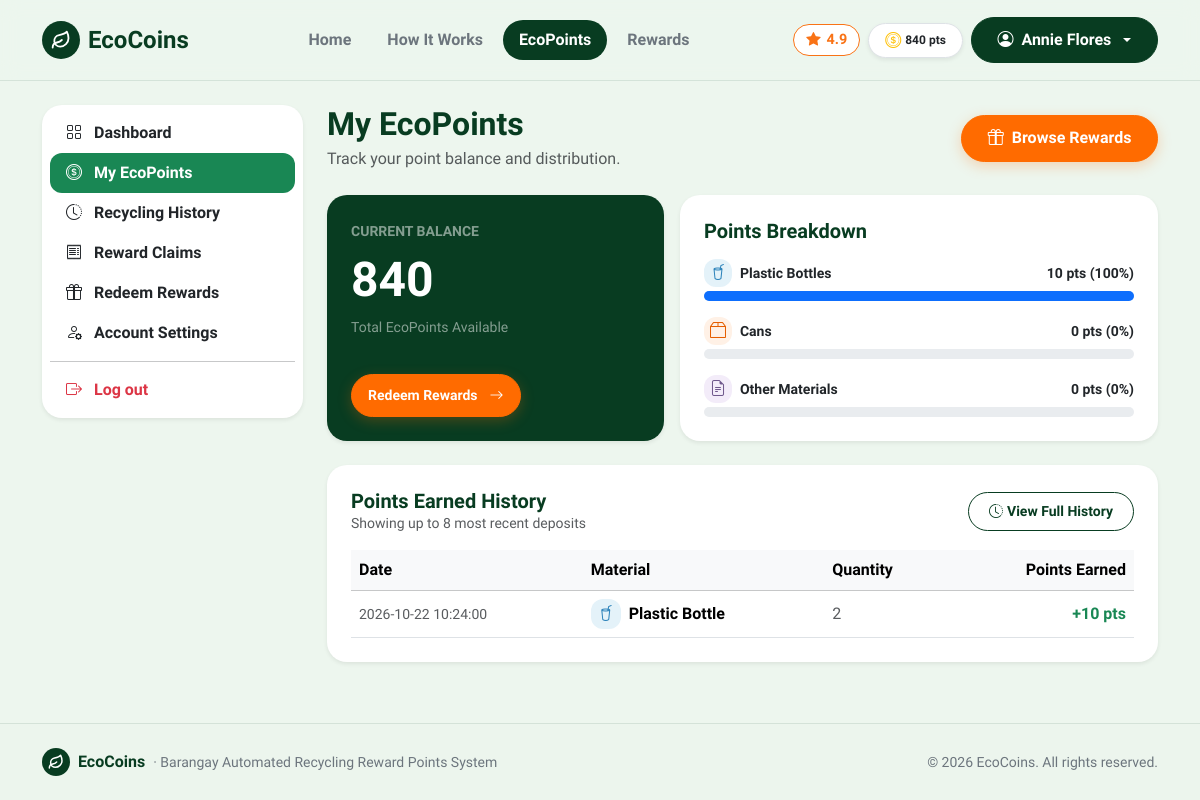
Before: /ecopoints (signed in) with the older database file.
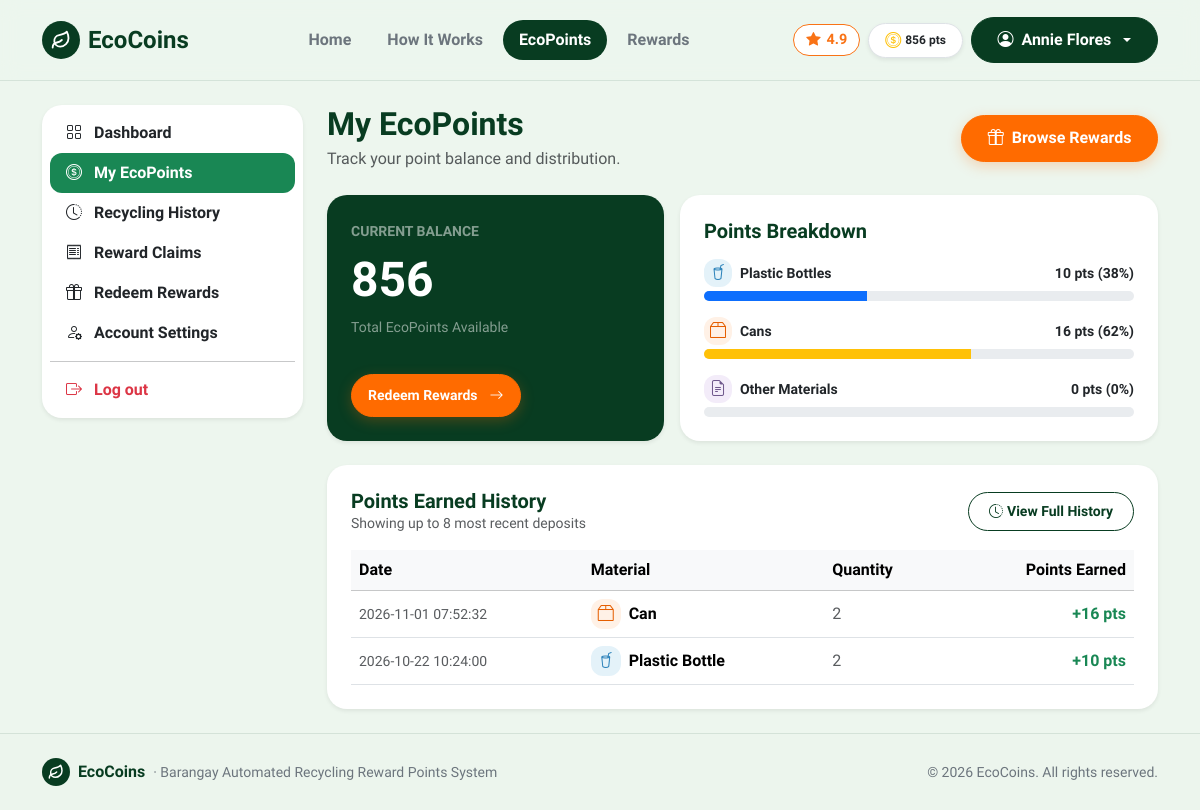
After: the same page with the newer database file.
### tables this page shows
CREATE TABLE users (
    id INTEGER PRIMARY KEY AUTOINCREMENT,
    full_name TEXT NOT NULL,
    email TEXT NOT NULL UNIQUE,
    password TEXT NOT NULL,
    role TEXT DEFAULT 'resident',
    qr_code TEXT NOT NULL UNIQUE,
    points INTEGER DEFAULT 0,
    created_at TEXT
, status TEXT DEFAULT 'active');

CREATE TABLE transactions (
        id INTEGER PRIMARY KEY AUTOINCREMENT,
        user_id INTEGER NOT NULL,
        material_id INTEGER,
        material_name TEXT NOT NULL,
        quantity INTEGER NOT NULL,
        points_earned INTEGER NOT NULL,
        receipt_no TEXT NOT NULL,
        created_at TEXT
    );

### route.py (the view)
    @app.route('/ecopoints')
    def ecopoints():
        user = get_current_user()
        if user and user['role'] == 'staff':
            return redirect(url_for('staff'))
        if user and user['role'] == 'admin':
            return redirect(url_for('admin'))
        if not user:
            return redirect(url_for('login'))
        conn = get_db()
        cur = conn.cursor()
        user_txs = [dict(r) for r in cur.execute("SELECT * FROM transactions WHERE user_id = ? ORDER BY created_at DESC", (user['id'],)).fetchall()]
        conn.close()
        bottle_points = 0
        can_points = 0
        other_points = 0
        for t in user_txs:
            name = t.get('material_name', '').lower()
            pts = int(t.get('points_earned', 0))
            if 'bottle' in name or 'plastic' in name:
                bottle_points += pts
            elif 'can' in name:
                can_points += pts
            else:
                other_points += pts
        total = max(1, bottle_points + can_points + other_points)
        bottle_pct = round((bottle_points / total) * 100)
        can_pct = round((can_points / total) * 100)
        other_pct = round((other_points / total) * 100)
        return render_template(
            'ecopoints.html',
            active_page='ecopoints',
            user_transactions=user_txs,
            bottle_points=bottle_points,
            can_points=can_points,
            other_points=other_points,
            bottle_pct=bottle_pct,
            can_pct=can_pct,
            other_pct=other_pct
        )

### app.py (called while the page is built)
@app.context_processor
def inject_user():
    return {'current_user': get_current_user()}

### db.py (called while the page is built)
def get_db():
    conn = sqlite3.connect(DB_PATH)
    conn.row_factory = sqlite3.Row
    return conn

def get_current_user():
    user_id = session.get('user_id')
    if not user_id:
        return None
    conn = get_db()
    cur = conn.cursor()
    row = cur.execute("SELECT * FROM users WHERE id = ?", (user_id,)).fetchone()
    conn.close()
    return dict(row) if row else None

### templates/ecopoints.html (shortened to what the changed rows need)
{% extends 'base.html' %}
{% block content %}
<main class="py-4">
  <div class="container">
    <div class="row g-4">
      <div class="col-lg-9">
        <div class="d-flex justify-content-between align-items-center mb-4 flex-wrap gap-2">
          <div>
            <h2 class="fw-bold mb-1" style="color: var(--eco-forest);">My EcoPoints</h2>
          </div>
        </div>
        <div class="row g-3 mb-4">
          <div class="col-md-5">
            <div class="card text-white border-0 shadow-sm p-4 h-100 d-flex flex-column justify-content-between" style="background-color: var(--eco-forest);">
              <div>
                <span class="text-white-50 small text-uppercase fw-semibold">Current Balance</span>
                <div class="display-5 fw-bold my-2">{{ "{:,}".format(current_user.points) }}</div>
                <div class="small text-white-50">Total EcoPoints Available</div>
              </div>
            </div>
          </div>
          <div class="col-md-7">
            <div class="card border-0 shadow-sm p-4 h-100">
              <div class="mb-3">
                <div class="d-flex justify-content-between align-items-center mb-1">
                  <div class="d-flex align-items-center gap-2">
                    <span class="eco-icon-tile tile-blue" style="width: 28px; height: 28px;">
                    </span>
                    <span class="small fw-semibold">Plastic Bottles</span>
                  </div>
                  <span class="small fw-bold">{{ bottle_points }} pts ({{ bottle_pct }}%)</span>
                </div>
                <div class="progress" style="height: 10px;">
                  <div class="progress-bar bg-primary" style="width: {{ bottle_pct }}%;"></div>
                </div>
              </div>
              <div class="mb-3">
                <div class="d-flex justify-content-between align-items-center mb-1">
                  <div class="d-flex align-items-center gap-2">
                    <span class="eco-icon-tile tile-orange" style="width: 28px; height: 28px;">
                    </span>
                    <span class="small fw-semibold">Cans</span>
                  </div>
                  <span class="small fw-bold">{{ can_points }} pts ({{ can_pct }}%)</span>
                </div>
                <div class="progress" style="height: 10px;">
                  <div class="progress-bar bg-warning" style="width: {{ can_pct }}%;"></div>
                </div>
              </div>
            </div>
          </div>
        </div>
        <div class="card border-0 shadow-sm p-4">
          <div class="table-responsive">
            <table class="table table-hover align-middle mb-0">
              <thead class="table-light">
                <tr>
                  <th>Date</th>
                  <th>Material</th>
                  <th>Quantity</th>
                  <th class="text-end">Points Earned</th>
                </tr>
              </thead>
              <tbody>
                {% if not user_transactions %}
                  <tr>
                    <td colspan="4" class="text-center py-4 text-muted">No points recorded yet.</td>
                  </tr>
                {% else %}
                  {% for row in user_transactions[:8] %}
                    {% set m = row.material_name|lower %}
                    <tr>
                      <td class="text-muted small">{{ row.created_at }}</td>
                      <td>
                        <div class="d-flex align-items-center gap-2">
                          {% if 'bottle' in m or 'plastic' in m %}
                            <span class="eco-icon-tile tile-blue" style="width: 30px; height: 30px;">
                              <i class="bi bi-cup-straw"></i>
                            </span>
                          {% elif 'can' in m %}
                            <span class="eco-icon-tile tile-orange" style="width: 30px; height: 30px;">
                              <i class="bi bi-box2"></i>
                            </span>
                          {% else %}
                            <span class="eco-icon-tile tile-purple" style="width: 30px; height: 30px;">
                              <i class="bi bi-file-earmark-text"></i>
                            </span>
                          {% endif %}
                          <span class="fw-semibold">{{ row.material_name }}</span>
                        </div>
                      </td>
                      <td class="text-muted">{{ row.quantity }}</td>
                      <td class="text-end fw-bold text-success">+{{ row.points_earned }} pts</td>
                    </tr>
                  {% endfor %}
                {% endif %}
              </tbody>
            </table>
          </div>
        </div>
      </div>
    </div>
  </div>
</main>
{% endblock %}

### templates/base.html (shortened to what the changed rows need)
<!doctype html>
<html lang="en">
<head>
  <link href="https://cdn.jsdelivr.net/npm/bootstrap@5.3.3/dist/css/bootstrap.min.css" rel="stylesheet">
  <link rel="stylesheet" href="https://cdn.jsdelivr.net/npm/bootstrap-icons@1.11.3/font/bootstrap-icons.min.css">
  <link rel="stylesheet" href="{{ url_for('static', filename='css/style.css') }}">
</head>
<body class="d-flex flex-column min-vh-100">
<nav class="navbar navbar-expand-lg py-3 sticky-top" style="background-color: rgba(237, 246, 238, 0.95); backdrop-filter: blur(10px); border-bottom: 1px solid var(--eco-border);">
  <div class="container">
    <div class="collapse navbar-collapse" id="mainNav">
      <div class="d-flex align-items-center gap-2">
        {% if current_user %}
          {% if current_user.role == 'resident' %}
            <span class="badge bg-white text-dark border px-3 py-2 rounded-pill fw-bold shadow-sm d-none d-sm-inline-flex align-items-center gap-1">
              <i class="bi bi-coin text-warning fs-6"></i>
              <span>{{ "{:,}".format(current_user.points) }} pts</span>
            </span>
          {% endif %}
          <div class="dropdown">
            <button class="btn btn-forest dropdown-toggle d-flex align-items-center gap-2 btn-pill" type="button" data-bs-toggle="dropdown">
              <i class="bi bi-person-circle"></i>
              <span>{{ current_user.full_name }}</span>
            </button>
          </div>
        {% else %}
          <a href="{{ url_for('login') }}" class="btn btn-outline-success px-3 btn-pill">Login</a>
          <a href="{{ url_for('register') }}" class="btn btn-accent px-4 btn-pill">
            <span>Join Free</span>
            <i class="bi bi-arrow-right"></i>
          </a>
        {% endif %}
      </div>
    </div>
  </div>
</nav>
{% block content %}{% endblock %}
</body>
</html>

Changed rows visible on the page:
changed users "Annie Flores": points "840" → "856"
added transactions: created_at "2026-11-01 07:52:32", material_name "Can", quantity "2", points_earned "16"
Other visible differences:
{{ bottle_pct }}: "100" → "38"
{{ bottle_pct }}: 100 → 38 (drawn)
{{ can_points }}: "0" → "16"
{{ can_pct }}: "0" → "62"
